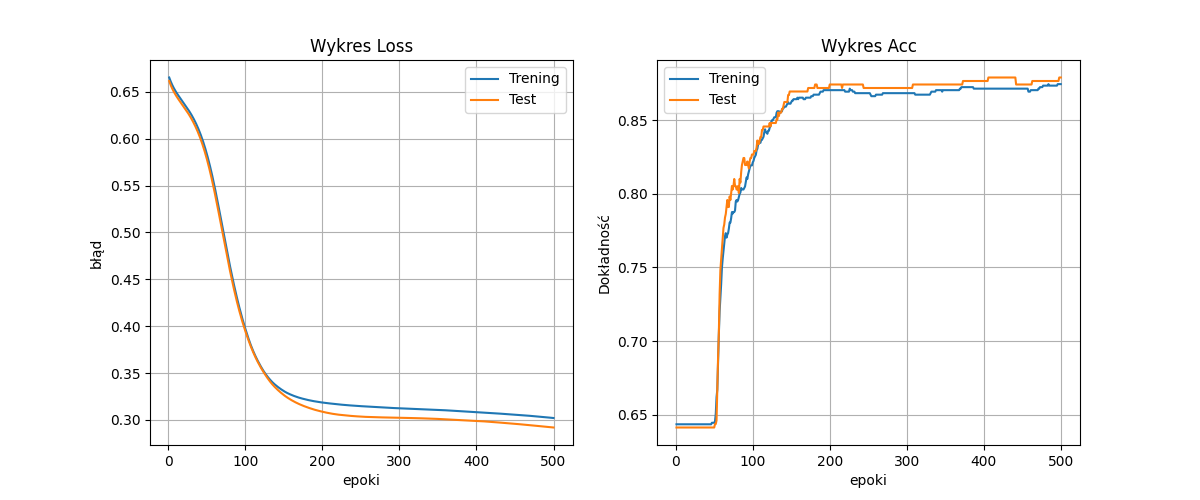

This figure's Python source:
import torch
from torch import nn
from torch.utils.data import DataLoader, Dataset
import pandas as pd
from sklearn.model_selection import train_test_split
from sklearn.metrics import confusion_matrix, accuracy_score, precision_score, recall_score
from sklearn.preprocessing import LabelEncoder, StandardScaler  
import matplotlib.pyplot as plt

df = pd.read_csv("diagnosis.csv")

X = df.iloc[:, :-1].values
y = df.iloc[:, -1].values

# kodowanie klas
le = LabelEncoder()
y = le.fit_transform(y)

(X_train, X_test, y_train, y_test) = train_test_split(X, y, train_size=0.7, random_state=300869)

zScore = StandardScaler()
X_train_zScore = zScore.fit_transform(X_train)
X_test_zScore = zScore.transform(X_test)

class DiagnosisDataset(Dataset):
    def __init__(self, X, y):
        self.X = torch.tensor(X, dtype=torch.float32)
        self.y = torch.tensor(y, dtype=torch.long)
    
    def __len__(self):
        return len(self.X)
    
    def __getitem__(self, index):
        return self.X[index], self.y[index]
    
train_dataset = DiagnosisDataset(X_train_zScore, y_train)
test_dataset = DiagnosisDataset(X_test_zScore, y_test)

batch_size = 64

train_dataloader = DataLoader(train_dataset, batch_size=batch_size)
test_dataloader = DataLoader(test_dataset, batch_size=batch_size)



device = torch.accelerator.current_accelerator().type if torch.accelerator.is_available() else "cpu"
print(f"Using {device} device")

# Define model
class NeuralNetwork(nn.Module):
    def __init__(self):
        super().__init__()
        self.flatten = nn.Flatten()
        self.linear_relu_stack = nn.Sequential(
            nn.Linear(3, 8),
            nn.ReLU(),
            nn.Linear(8, 8),
            nn.ReLU(),
            nn.Linear(8, 2)
        )

    def forward(self, x):
        x = self.flatten(x)
        logits = self.linear_relu_stack(x)
        return logits

model = NeuralNetwork().to(device)
print(model)


loss_fn = nn.CrossEntropyLoss()
optimizer = torch.optim.SGD(model.parameters(), lr=0.01)

# pod wykresy
train_losses = []
test_losses = []
train_accs = []
test_accs = []

def train(dataloader, model, loss_fn, optimizer):
    
    train_loss, train_acc = 0, 0
    batches = len(dataloader)
    
    size = len(dataloader.dataset)
    model.train() # ustawia model w tryb treningowy
    for batch, (X, y) in enumerate(dataloader):
        X, y = X.to(device), y.to(device)
        
        # Compute prediction error
        pred = model(X)
        loss = loss_fn(pred, y)

        # Backpropagation
        loss.backward()         # liczy gradienty
        optimizer.step()        # aktualizuje wagi 
        optimizer.zero_grad()   # zeruje gradienty bo pytorch je sumuje 
        
        train_loss += loss.item()
        train_acc += (pred.argmax(1) == y).type(torch.float).sum().item()

        if batch % 100 == 0:
            loss, current = loss.item(), (batch + 1) * len(X)
            print(f"loss: {loss:>7f}  [{current:>5d}/{size:>5d}]")
            
    return train_loss / batches, train_acc / size
            
            
def test(dataloader, model, loss_fn):
    size = len(dataloader.dataset)
    num_batches = len(dataloader)
    model.eval() # ustawia model w tryb ewaluacji
    test_loss, correct = 0, 0
    predictions = []
    true_values = []
    
    with torch.no_grad(): # wyłącza obliczanie gradientów
        for X, y in dataloader:
            X, y = X.to(device), y.to(device)
            pred = model(X)
            
            test_loss += loss_fn(pred, y).item()
            correct += (pred.argmax(1) == y).type(torch.float).sum().item()
            
            predictions.extend(pred.argmax(1).cpu().numpy())
            true_values.extend(y.cpu().numpy())
            
    test_loss /= num_batches
    correct /= size
    print(f"Test Error: \n Accuracy: {(100*correct):>0.1f}%, Avg loss: {test_loss:>8f} \n")
    
    return test_loss, correct, predictions
    
epochs = 500
for t in range(epochs):
    print(f"Epoch {t+1}\n-------------------------------")
    train_loss, train_acc = train(train_dataloader, model, loss_fn, optimizer)
    train_losses.append(train_loss)
    train_accs.append(train_acc)
    
    test_loss, test_acc, predictions = test(test_dataloader, model, loss_fn)
    test_losses.append(test_loss)
    test_accs.append(test_acc)
    
    if (t+1) % 10 == 0:
            print(f"Epoch {t+1}/{epochs} | Train => Loss: {train_loss:.4f}, Acc: {train_acc:.4f} | Test => Loss: {test_loss:.4f}, Acc: {test_acc:.4f}")
    

print("Done!")

# tutaj strata jest liczona do prawdopodobieńtwa 1.0
# mamy na wyjściu np. 1.2, to istnieje jakaś strata

epochs_range = range(1, epochs+1)
fig, (ax1, ax2) = plt.subplots(1, 2, figsize=(12, 5))

ax1.plot(epochs_range, train_losses, label="Trening")
ax1.plot(epochs_range, test_losses, label="Test")
ax1.set(xlabel="epoki", ylabel="błąd", title="Wykres Loss")
ax1.legend()
ax1.grid(True)

ax2.plot(epochs_range, train_accs, label="Trening")
ax2.plot(epochs_range, test_accs, label="Test")
ax2.set(xlabel="epoki", ylabel="Dokładność", title="Wykres Acc")
ax2.legend()
ax2.grid(True)

plt.savefig("zad3.png")
plt.show()


# macierz i acc score
print("\n\n====== Koncowe statystyki ======")
acc = accuracy_score(y_test, predictions)
print(f"Acc score: {round(acc*100, 4)}%")

prec = precision_score(y_test, predictions)
print(f"Precision score: {round(prec*100,4)}%")

rec = recall_score(y_test, predictions)
print(f"Recall score: {round(rec*100, 4)}%")

confMatrix = confusion_matrix(y_test, predictions)
confMatrix_df = pd.DataFrame(confMatrix, index = ['zdrowy', 'chory'], columns= ['zdrowy', 'chory'])
print(confMatrix_df)

"""
Precision: Jeśli model krzyczy "ten pacjent jest chory (1)!", to Precision mówi,
na ile procent można mu wierzyć 
(ile z tych alarmów było prawdziwych, a ile to tzw. fałszywe alarmy).

Recall: Pokazuje, jaki procent wszystkich faktycznie chorych pacjentów
w zbiorze testowym został przez sieć z sukcesem odnaleziony 
(niski recall to najgorszy scenariusz – odsyłamy chorego pacjenta do domu).
"""
